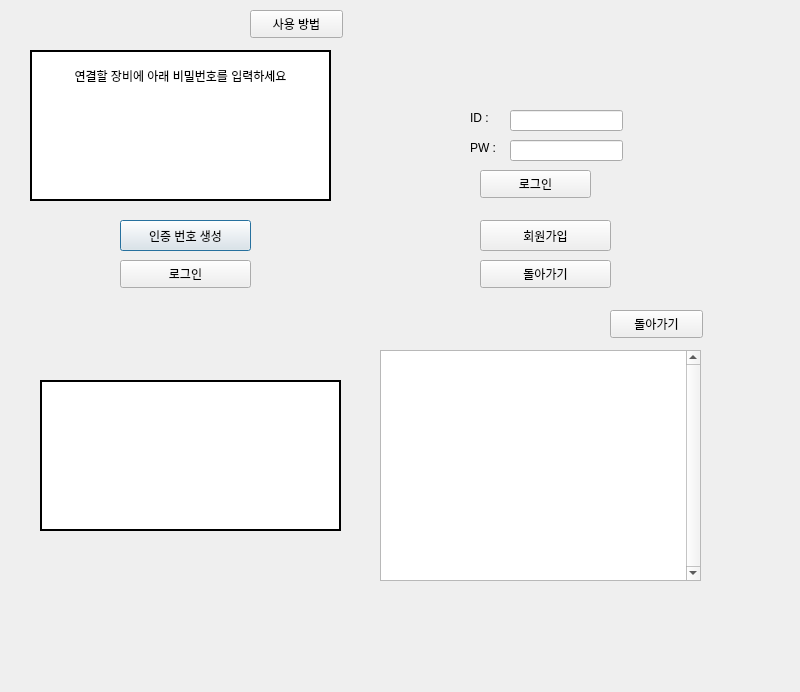
<?xml version="1.0" encoding="UTF-8"?>
<ui version="4.0">
 <class>Dialog</class>
 <widget class="QDialog" name="Dialog">
  <property name="enabled">
   <bool>true</bool>
  </property>
  <property name="geometry">
   <rect>
    <x>0</x>
    <y>0</y>
    <width>800</width>
    <height>692</height>
   </rect>
  </property>
  <property name="sizePolicy">
   <sizepolicy hsizetype="Fixed" vsizetype="Fixed">
    <horstretch>0</horstretch>
    <verstretch>0</verstretch>
   </sizepolicy>
  </property>
  <property name="windowTitle">
   <string>Dialog</string>
  </property>
  <widget class="QWidget" name="main_widget" native="true">
   <property name="geometry">
    <rect>
     <x>10</x>
     <y>10</y>
     <width>341</width>
     <height>281</height>
    </rect>
   </property>
   <property name="inputMethodHints">
    <set>Qt::ImhNone</set>
   </property>
   <widget class="QPushButton" name="generate_num_btn">
    <property name="geometry">
     <rect>
      <x>110</x>
      <y>210</y>
      <width>131</width>
      <height>31</height>
     </rect>
    </property>
    <property name="text">
     <string>인증 번호 생성</string>
    </property>
   </widget>
   <widget class="QLabel" name="pw_label">
    <property name="geometry">
     <rect>
      <x>20</x>
      <y>40</y>
      <width>301</width>
      <height>151</height>
     </rect>
    </property>
    <property name="styleSheet">
     <string notr="true">font: 48pt &quot;HY견명조&quot;;
border-color: rgb(0, 0, 0);
background-color: rgb(255, 255, 255);</string>
    </property>
    <property name="frameShape">
     <enum>QFrame::Box</enum>
    </property>
    <property name="lineWidth">
     <number>2</number>
    </property>
    <property name="text">
     <string/>
    </property>
    <property name="alignment">
     <set>Qt::AlignBottom|Qt::AlignHCenter</set>
    </property>
   </widget>
   <widget class="QPushButton" name="how_to_btn">
    <property name="geometry">
     <rect>
      <x>240</x>
      <y>0</y>
      <width>93</width>
      <height>28</height>
     </rect>
    </property>
    <property name="text">
     <string>사용 방법</string>
    </property>
   </widget>
   <widget class="QPushButton" name="pushButton_3">
    <property name="geometry">
     <rect>
      <x>110</x>
      <y>250</y>
      <width>131</width>
      <height>28</height>
     </rect>
    </property>
    <property name="text">
     <string>로그인</string>
    </property>
   </widget>
   <widget class="QLabel" name="label">
    <property name="geometry">
     <rect>
      <x>20</x>
      <y>50</y>
      <width>301</width>
      <height>31</height>
     </rect>
    </property>
    <property name="text">
     <string>연결할 장비에 아래 비밀번호를 입력하세요</string>
    </property>
    <property name="alignment">
     <set>Qt::AlignCenter</set>
    </property>
   </widget>
   <zorder>generate_num_btn</zorder>
   <zorder>how_to_btn</zorder>
   <zorder>pushButton_3</zorder>
   <zorder>pw_label</zorder>
   <zorder>label</zorder>
  </widget>
  <widget class="QWidget" name="login_widget" native="true">
   <property name="geometry">
    <rect>
     <x>370</x>
     <y>10</y>
     <width>341</width>
     <height>281</height>
    </rect>
   </property>
   <property name="contextMenuPolicy">
    <enum>Qt::DefaultContextMenu</enum>
   </property>
   <widget class="QPushButton" name="pushButton_11">
    <property name="geometry">
     <rect>
      <x>110</x>
      <y>250</y>
      <width>131</width>
      <height>28</height>
     </rect>
    </property>
    <property name="text">
     <string>돌아가기</string>
    </property>
   </widget>
   <widget class="QWidget" name="widget_4" native="true">
    <property name="geometry">
     <rect>
      <x>70</x>
      <y>70</y>
      <width>201</width>
      <height>131</height>
     </rect>
    </property>
    <widget class="QLineEdit" name="lineEdit_7">
     <property name="geometry">
      <rect>
       <x>70</x>
       <y>30</y>
       <width>113</width>
       <height>21</height>
      </rect>
     </property>
    </widget>
    <widget class="QLineEdit" name="lineEdit_8">
     <property name="geometry">
      <rect>
       <x>70</x>
       <y>60</y>
       <width>113</width>
       <height>21</height>
      </rect>
     </property>
     <property name="inputMethodHints">
      <set>Qt::ImhSensitiveData</set>
     </property>
    </widget>
    <widget class="QLabel" name="label_7">
     <property name="geometry">
      <rect>
       <x>30</x>
       <y>30</y>
       <width>64</width>
       <height>15</height>
      </rect>
     </property>
     <property name="text">
      <string>ID : </string>
     </property>
    </widget>
    <widget class="QLabel" name="label_8">
     <property name="geometry">
      <rect>
       <x>30</x>
       <y>60</y>
       <width>64</width>
       <height>15</height>
      </rect>
     </property>
     <property name="text">
      <string>PW : </string>
     </property>
    </widget>
    <widget class="QPushButton" name="pushButton_12">
     <property name="geometry">
      <rect>
       <x>40</x>
       <y>90</y>
       <width>111</width>
       <height>28</height>
      </rect>
     </property>
     <property name="text">
      <string>로그인</string>
     </property>
    </widget>
   </widget>
   <widget class="QPushButton" name="pushButton_13">
    <property name="geometry">
     <rect>
      <x>110</x>
      <y>210</y>
      <width>131</width>
      <height>31</height>
     </rect>
    </property>
    <property name="text">
     <string>회원가입</string>
    </property>
   </widget>
  </widget>
  <widget class="QWidget" name="how_to_widget" native="true">
   <property name="geometry">
    <rect>
     <x>370</x>
     <y>310</y>
     <width>341</width>
     <height>281</height>
    </rect>
   </property>
   <property name="inputMethodHints">
    <set>Qt::ImhNone</set>
   </property>
   <widget class="QPushButton" name="how_to_btn_2">
    <property name="geometry">
     <rect>
      <x>240</x>
      <y>0</y>
      <width>93</width>
      <height>28</height>
     </rect>
    </property>
    <property name="text">
     <string>돌아가기</string>
    </property>
   </widget>
   <widget class="QTextEdit" name="textEdit">
    <property name="geometry">
     <rect>
      <x>10</x>
      <y>40</y>
      <width>321</width>
      <height>231</height>
     </rect>
    </property>
    <property name="verticalScrollBarPolicy">
     <enum>Qt::ScrollBarAlwaysOn</enum>
    </property>
   </widget>
  </widget>
  <widget class="QLabel" name="pw_label_2">
   <property name="geometry">
    <rect>
     <x>40</x>
     <y>380</y>
     <width>301</width>
     <height>151</height>
    </rect>
   </property>
   <property name="styleSheet">
    <string notr="true">font: 48pt &quot;HY견명조&quot;;
border-color: rgb(0, 0, 0);
background-color: rgb(255, 255, 255);</string>
   </property>
   <property name="frameShape">
    <enum>QFrame::Box</enum>
   </property>
   <property name="lineWidth">
    <number>2</number>
   </property>
   <property name="text">
    <string/>
   </property>
   <property name="alignment">
    <set>Qt::AlignBottom|Qt::AlignHCenter</set>
   </property>
  </widget>
 </widget>
 <resources/>
 <connections>
  <connection>
   <sender>pushButton_11</sender>
   <signal>clicked()</signal>
   <receiver>login_widget</receiver>
   <slot>hide()</slot>
   <hints>
    <hint type="sourcelabel">
     <x>507</x>
     <y>270</y>
    </hint>
    <hint type="destinationlabel">
     <x>453</x>
     <y>290</y>
    </hint>
   </hints>
  </connection>
  <connection>
   <sender>pushButton_11</sender>
   <signal>clicked()</signal>
   <receiver>main_widget</receiver>
   <slot>show()</slot>
   <hints>
    <hint type="sourcelabel">
     <x>560</x>
     <y>274</y>
    </hint>
    <hint type="destinationlabel">
     <x>70</x>
     <y>288</y>
    </hint>
   </hints>
  </connection>
  <connection>
   <sender>generate_num_btn</sender>
   <signal>clicked()</signal>
   <receiver>Dialog</receiver>
   <slot>generate_num()</slot>
   <hints>
    <hint type="sourcelabel">
     <x>128</x>
     <y>234</y>
    </hint>
    <hint type="destinationlabel">
     <x>116</x>
     <y>458</y>
    </hint>
   </hints>
  </connection>
  <connection>
   <sender>how_to_btn</sender>
   <signal>clicked()</signal>
   <receiver>how_to_widget</receiver>
   <slot>show()</slot>
   <hints>
    <hint type="sourcelabel">
     <x>335</x>
     <y>22</y>
    </hint>
    <hint type="destinationlabel">
     <x>475</x>
     <y>331</y>
    </hint>
   </hints>
  </connection>
  <connection>
   <sender>how_to_btn</sender>
   <signal>clicked()</signal>
   <receiver>main_widget</receiver>
   <slot>hide()</slot>
   <hints>
    <hint type="sourcelabel">
     <x>269</x>
     <y>26</y>
    </hint>
    <hint type="destinationlabel">
     <x>345</x>
     <y>238</y>
    </hint>
   </hints>
  </connection>
  <connection>
   <sender>how_to_btn_2</sender>
   <signal>clicked()</signal>
   <receiver>main_widget</receiver>
   <slot>show()</slot>
   <hints>
    <hint type="sourcelabel">
     <x>651</x>
     <y>321</y>
    </hint>
    <hint type="destinationlabel">
     <x>349</x>
     <y>198</y>
    </hint>
   </hints>
  </connection>
  <connection>
   <sender>how_to_btn_2</sender>
   <signal>clicked()</signal>
   <receiver>how_to_widget</receiver>
   <slot>hide()</slot>
   <hints>
    <hint type="sourcelabel">
     <x>681</x>
     <y>329</y>
    </hint>
    <hint type="destinationlabel">
     <x>708</x>
     <y>388</y>
    </hint>
   </hints>
  </connection>
  <connection>
   <sender>pushButton_3</sender>
   <signal>clicked()</signal>
   <receiver>login_widget</receiver>
   <slot>show()</slot>
   <hints>
    <hint type="sourcelabel">
     <x>150</x>
     <y>277</y>
    </hint>
    <hint type="destinationlabel">
     <x>668</x>
     <y>289</y>
    </hint>
   </hints>
  </connection>
  <connection>
   <sender>pushButton_3</sender>
   <signal>clicked()</signal>
   <receiver>main_widget</receiver>
   <slot>hide()</slot>
   <hints>
    <hint type="sourcelabel">
     <x>175</x>
     <y>276</y>
    </hint>
    <hint type="destinationlabel">
     <x>298</x>
     <y>288</y>
    </hint>
   </hints>
  </connection>
 </connections>
 <slots>
  <signal>start()</signal>
  <slot>generate_num()</slot>
  <slot>login()</slot>
  <slot>how_to()</slot>
 </slots>
</ui>
